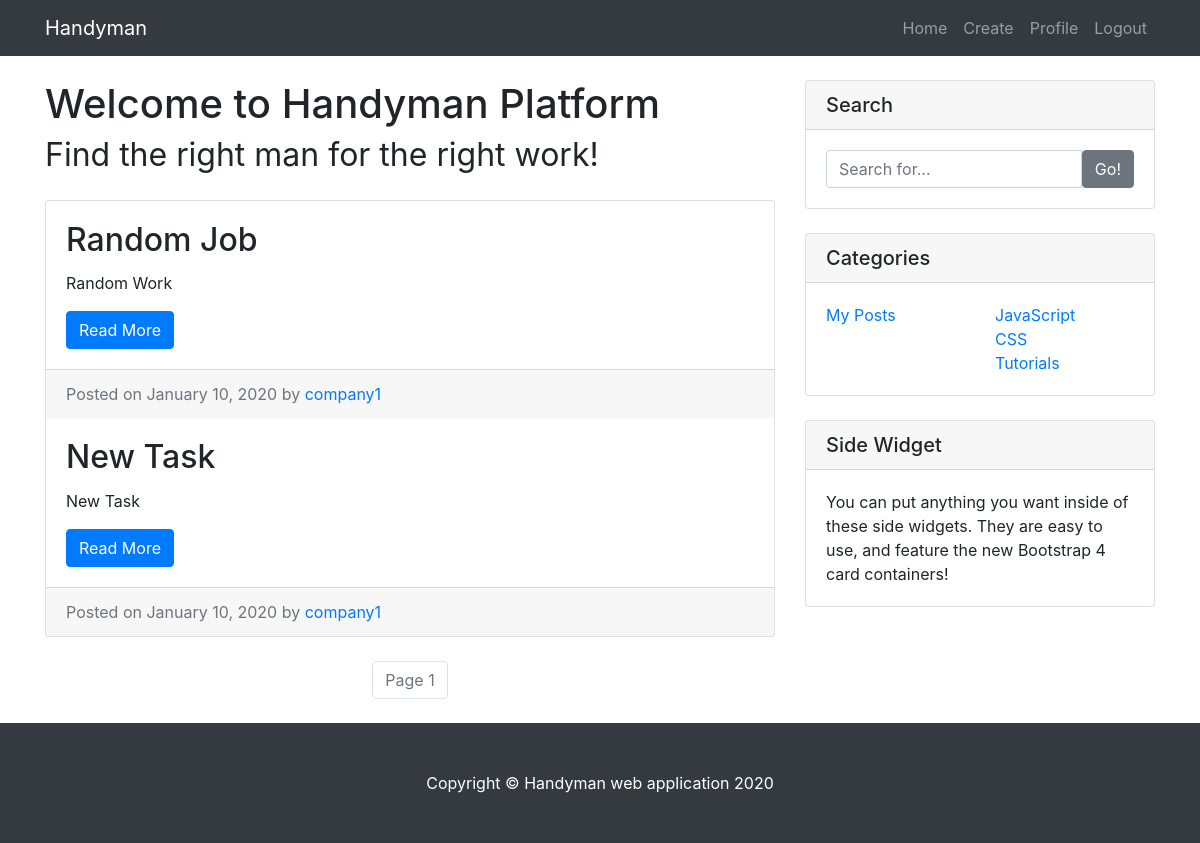
The app's page /mylist/ (signed in), older data.
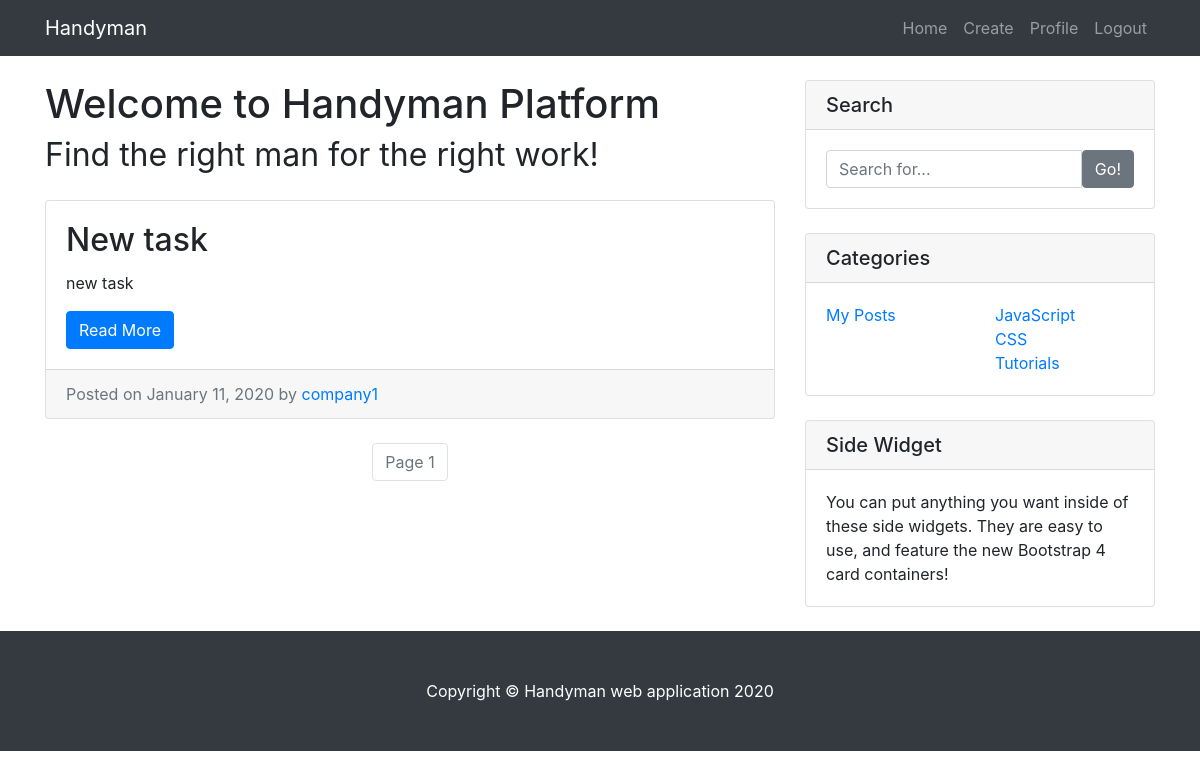
The same page, newer data.
### main/models.py (models this page shows, shortened)
class Post(models.Model):
    title = models.CharField(max_length=200)
    context = models.CharField(max_length=500)
    date_posted = models.DateTimeField(default=timezone.now)
    author = models.ForeignKey(User , on_delete=models.CASCADE)

### main/views.py (the view)
# urls.py: path('mylist/', PostListMyViews.as_view(), name='main-mylist'),
class PostListMyViews(ListView):
    model = Post
    paginate_by = 5
    template_name = 'main/post_my_list.html'
    def get_queryset(self):
        qs = super().get_queryset()
        return qs.filter(author=self.request.user)

### main/templates/main/post_my_list.html (shortened to what this page needs)
{% extends "main/base.html" %}
{% block content %}
  <div class="card mb-4">
    {% for post in object_list %}
      <div class="card-body">
        <h2 class="card-title">{{ post.title }}</h2>
        <p class="card-text">{{ post.context }}</p>
        <a href="{% url 'main-detail' post.id %}" class="btn btn-primary">Read More</a>
      </div>
      <div class="card-footer text-muted">
        Posted on {{ post.date_posted| date:"F d, Y" }} by
        {% if user == post.author and user.is_authenticated %}
          <a href="{% url 'users-profile' %}">{{ post.author }}</a>
        {% elif user.is_authenticated %}
          <a href="{% url 'main-contact' post.author %}">{{ post.author }}</a>
        {% else %}
          <a href="{% url 'main-contact' post.author %}">{{ post.author }}</a>
        {% endif %}
      </div>
    {% endfor %}
  </div>
{% endblock %}
{% block pagination %}
  <ul class="pagination justify-content-center mb-4">
      <li class="page-item disabled">
        <span class="page-link">Page {{ page_obj.number }}</span>
      </li>
  </ul>
{% endblock %}

### main/templates/main/base.html (shortened to what this page needs)
{% load static %}
<!DOCTYPE html>
<html lang="en">
<head>
  <link href="{% static 'main/vendor/bootstrap/css/bootstrap.min.css' %}" rel="stylesheet">
  <link href="{% static 'main/css/blog-home.css' %}" rel="stylesheet">
</head>
<body>
  {% include "main/includes/navigation.html" %}
  <div class="container">
    <div class="row">
      <div class="col-md-8">
        <h1 class="my-4">Welcome to Handyman Platform
          <div><small>Find the right man for the right work!</small></div>
        </h1>
        {% block content %}
        {% endblock %}
        {% block pagination %}
        {% endblock %}
      </div>
{% include "main/includes/sidewidgets.html" %}
    </div>
  </div>
{% include "main/includes/footer.html" %}
</body>
</html>

### main/templates/main/includes/navigation.html (shortened to what this page needs)
<nav class="navbar navbar-expand-lg navbar-dark bg-dark fixed-top">
  <div class="container">
    <a class="navbar-brand" href="{% url 'main-view' %}">Handyman</a>
    <div class="collapse navbar-collapse" id="navbarResponsive">
      <ul class="navbar-nav ml-auto">
        <li class="nav-item">
          <a class="nav-link" href="{% url 'main-view' %}">Home
          </a>
        </li>
        {% if user.is_authenticated %}
            <li class="nav-item">
              <a class="nav-link" href="{% url 'main-create' %}">Create</a>
            </li>
            <li class="nav-item">
              <a class="nav-link" href="{% url 'users-profile' %}">Profile</a>
            </li>
            <li class="nav-item">
              <a class="nav-link" href="{% url 'users-logout' %}">Logout</a>
            </li>
        {% endif %}
      </ul>
    </div>
  </div>
</nav>

### main/templates/main/includes/sidewidgets.html
<div class="col-md-4">
  <div class="card my-4">
    <h5 class="card-header">Search</h5>
    <div class="card-body">
      <div class="input-group">
        <input type="text" class="form-control" placeholder="Search for...">
        <span class="input-group-btn">
          <button class="btn btn-secondary" type="button">Go!</button>
        </span>
      </div>
    </div>
  </div>
  <div class="card my-4">
    <h5 class="card-header">Categories</h5>
    <div class="card-body">
      <div class="row">
        <div class="col-lg-6">
          <ul class="list-unstyled mb-0">
            <li>
              <a href="{% url 'main-mylist' %}">My Posts</a>
            </li>
          </ul>
        </div>
        <div class="col-lg-6">
          <ul class="list-unstyled mb-0">
            <li>
              <a href="#">JavaScript</a>
            </li>
            <li>
              <a href="#">CSS</a>
            </li>
            <li>
              <a href="#">Tutorials</a>
            </li>
          </ul>
        </div>
      </div>
    </div>
  </div>
  <div class="card my-4">
    <h5 class="card-header">Side Widget</h5>
    <div class="card-body">
      You can put anything you want inside of these side widgets. They are easy to use, and feature the new Bootstrap 4 card containers!
    </div>
  </div>
</div>

### main/templates/main/includes/footer.html
<footer class="py-5 bg-dark">
  <div class="container">
    <p class="m-0 text-center text-white">Copyright &copy; Handyman web application 2020</p>
  </div>
</footer>

### main/static/main/css/blog-home.css (style rules this page uses)
body { padding-top: 56px; }

Row changes from the older to the newer data that the page shows:
removed Post: title "Random Job", context "Random Work", date_posted "January 10, 2020", author "company1"
removed Post: title "New Task", context "New Task", date_posted "January 10, 2020", author "company1"
added Post: title "New task", context "new task", date_posted "January 11, 2020", author "company1"
